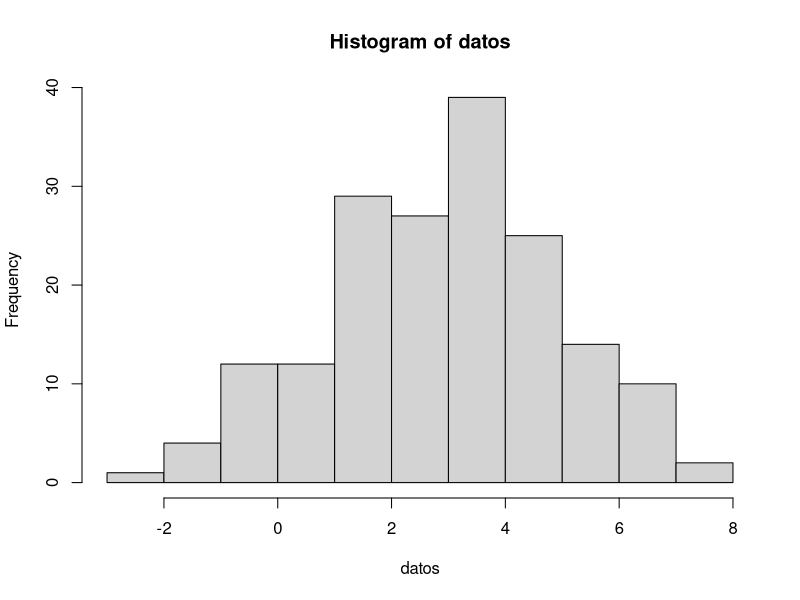
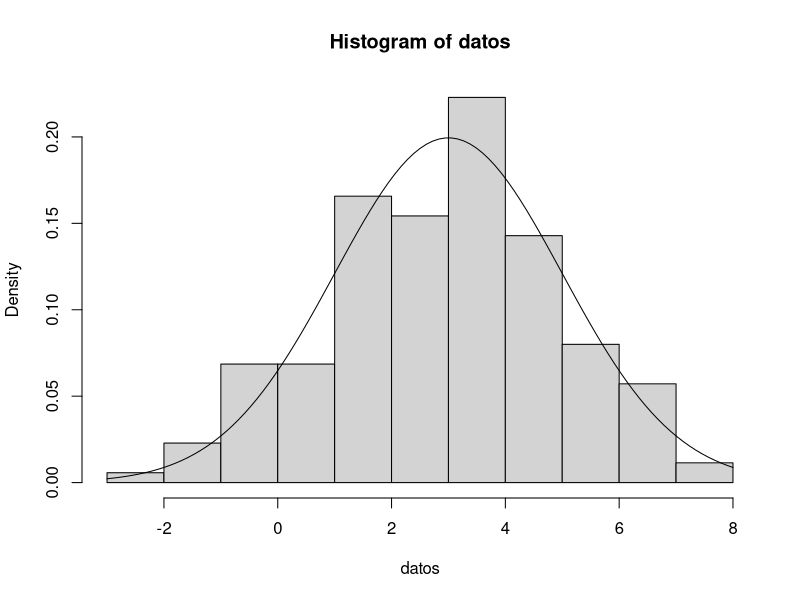

The R script that drew these images, in order:
## ---- chunk 1
echo = TRUE
options(width=80)
set.seed(113) 
datos<-rnorm(175,3,2)
head(datos)
## ---- chunk 2
mean(datos)
var(datos)
## ---- chunk 3
hist(datos)
## ---- chunk 4
hist(datos, freq=FALSE)
curve(dnorm(x,3,2),add=TRUE)
